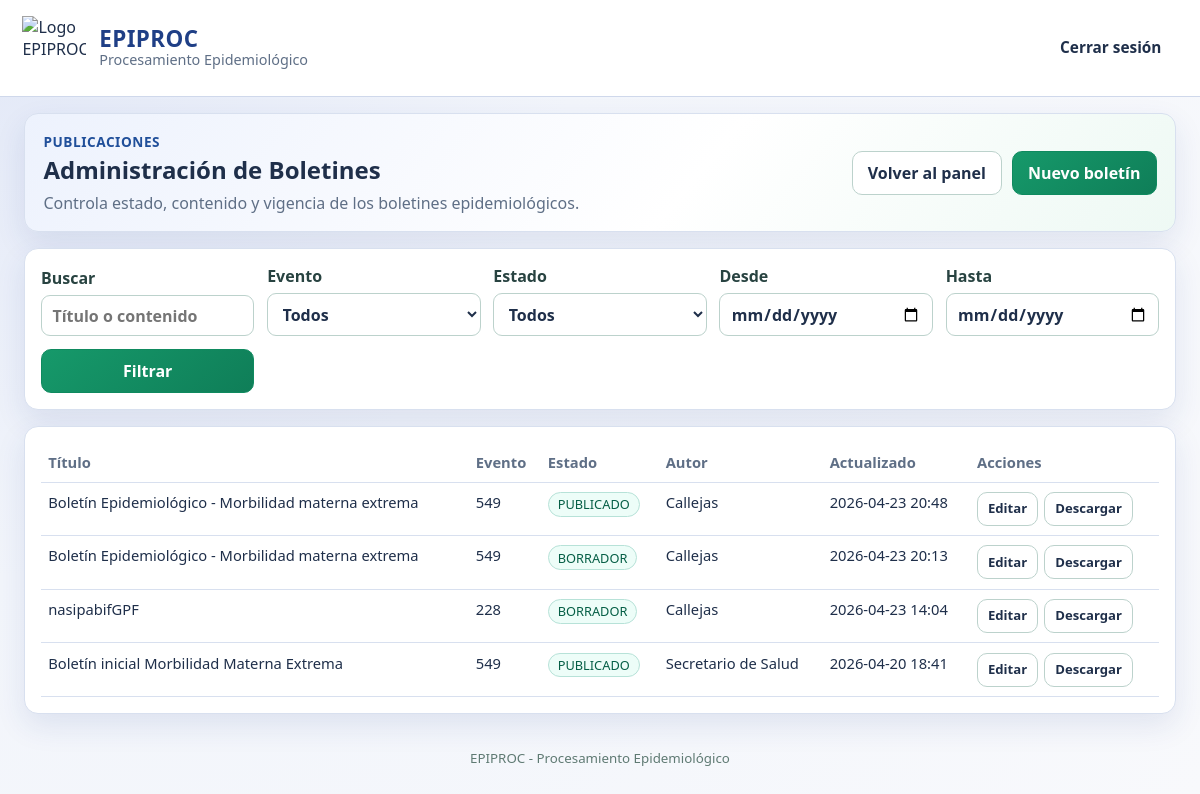
/admin/boletines (signed in), run on an earlier commit of the app's database.
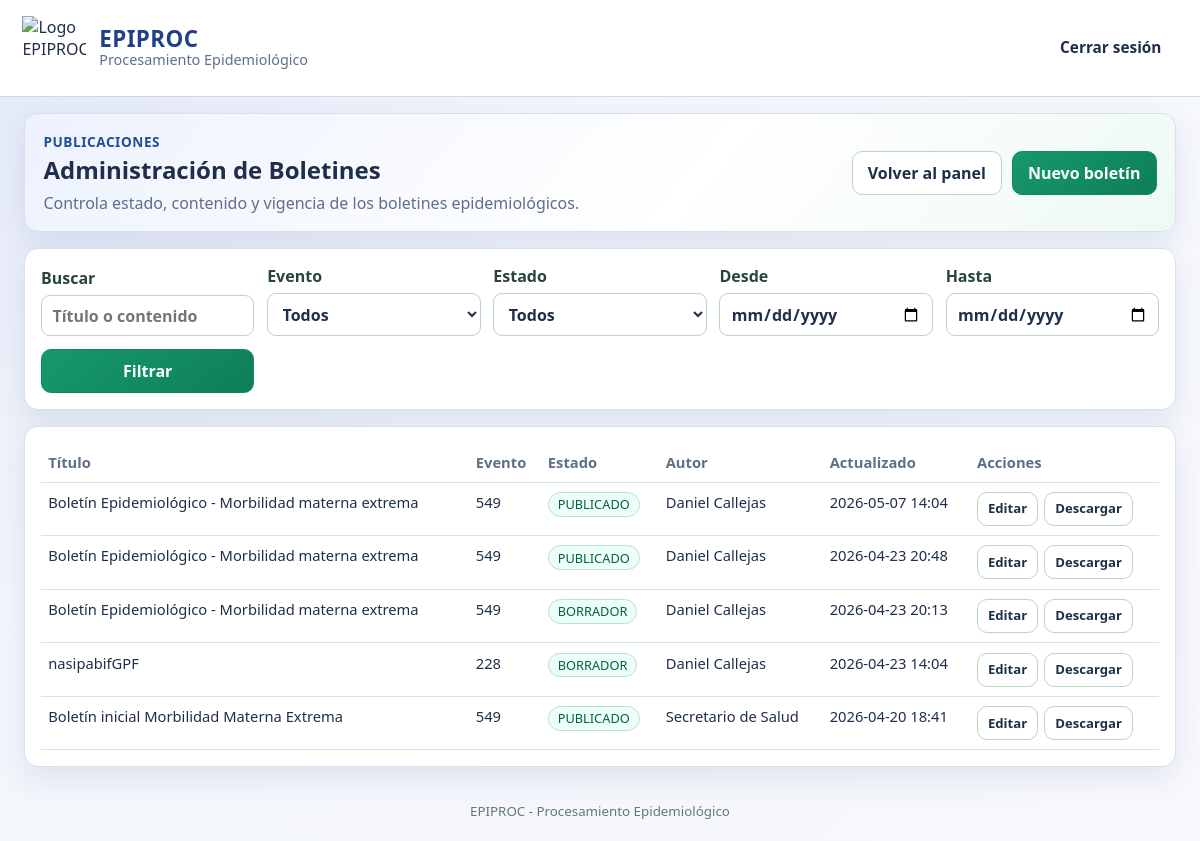
And on a later commit of the database.
### epiproc_web/models.py (models this page shows, shortened)
class Bulletin(db.Model):
    __tablename__ = "bulletins"
    id = db.Column(db.Integer, primary_key=True)
    title = db.Column(db.String(250), nullable=False)
    content = db.Column(db.Text, nullable=False)
    status = db.Column(db.String(20), nullable=False, default=BulletinStatus.BORRADOR)
    event_code = db.Column(db.Integer, db.ForeignKey("events.code"), nullable=False, index=True)
    author_id = db.Column(db.Integer, db.ForeignKey("users.id"), nullable=False, index=True)
    created_at = db.Column(db.DateTime, default=datetime.utcnow, nullable=False)
    updated_at = db.Column(db.DateTime, default=datetime.utcnow, onupdate=datetime.utcnow, nullable=False)
    published_at = db.Column(db.DateTime, nullable=True)
    author = db.relationship("User", back_populates="bulletins")
    event = db.relationship("Event", back_populates="bulletins")

class User(db.Model):
    __tablename__ = "users"
    id = db.Column(db.Integer, primary_key=True)
    username = db.Column(db.String(80), unique=True, nullable=False)
    password_hash = db.Column(db.String(255), nullable=False)
    password_visible = db.Column(db.String(255), nullable=True)
    role = db.Column(db.String(30), nullable=False, index=True)
    full_name = db.Column(db.String(150), nullable=False)
    cedula = db.Column(db.String(30), unique=True, nullable=False)
    email = db.Column(db.String(150), unique=True, nullable=False)
    assigned_event_code = db.Column(db.Integer, db.ForeignKey("events.code"), nullable=True)
    must_change_password = db.Column(db.Boolean, default=False, nullable=False)
    is_active = db.Column(db.Boolean, default=True, nullable=False)
    credentials_updated_at = db.Column(db.DateTime, nullable=True)
    created_at = db.Column(db.DateTime, default=datetime.utcnow, nullable=False)
    updated_at = db.Column(db.DateTime, default=datetime.utcnow, onupdate=datetime.utcnow, nullable=False)
    bulletins = db.relationship("Bulletin", back_populates="author", lazy=True)

### epiproc_web/app.py (the view)
    @app.route("/admin/boletines")
    @role_required(UserRole.SECRETARIO)
    def admin_bulletins():
        query = Bulletin.query
        q = (request.args.get("q") or "").strip()
        evento = (request.args.get("evento") or "").strip()
        estado = (request.args.get("estado") or "").strip().upper()
        desde = (request.args.get("desde") or "").strip()
        hasta = (request.args.get("hasta") or "").strip()
        if q:
            like_q = f"%{q}%"
            query = query.filter((Bulletin.title.ilike(like_q)) | (Bulletin.content.ilike(like_q)))
        if evento.isdigit():
            query = query.filter(Bulletin.event_code == int(evento))
        if estado in {BulletinStatus.BORRADOR, BulletinStatus.PUBLICADO}:
            query = query.filter(Bulletin.status == estado)
        if desde:
            try:
                d_from = datetime.strptime(desde, "%Y-%m-%d")
                query = query.filter(Bulletin.created_at >= d_from)
            except ValueError:
                flash("Fecha desde inválida.", "error")
        if hasta:
            try:
                d_to = datetime.strptime(hasta, "%Y-%m-%d")
                query = query.filter(Bulletin.created_at <= d_to.replace(hour=23, minute=59, second=59))
            except ValueError:
                flash("Fecha hasta inválida.", "error")
        bulletins = query.order_by(Bulletin.updated_at.desc()).all()
        eventos = Event.query.order_by(Event.code.asc()).all()
        return render_template(
            "admin_bulletins.html",
            bulletins=bulletins,
            eventos=eventos,
            filters={"q": q, "evento": evento, "estado": estado, "desde": desde, "hasta": hasta},
        )

### epiproc_web/app.py (called while the page is built)
def current_user() -> Optional[User]:
    uid = session.get("user_id")
    if not uid:
        return None
    return User.query.get(uid)

def login_required(view):
    @wraps(view)
    def wrapped(*args, **kwargs):
        user = current_user()
        if not user:
            flash("Debes iniciar sesión para continuar.", "error")
            return redirect(url_for("login", next=request.path))
        if not user.is_active:
            session.clear()
            flash("Tu usuario está inactivo. Contacta al Secretario de Salud.", "error")
            return redirect(url_for("login"))
        return view(*args, **kwargs)
    return wrapped

def role_required(*roles: str):
    def decorator(view):
        @wraps(view)
        @login_required
        def wrapped(*args, **kwargs):
            user = current_user()
            if not user or user.role not in roles:
                abort(403)
            return view(*args, **kwargs)
        return wrapped
    return decorator

### epiproc_web/templates/admin_bulletins.html (shortened to what this page needs)
{% extends 'base.html' %}
{% block content %}
<section class="card secretary-hero">
    <div>
        <p class="hero-kicker">Publicaciones</p>
        <h2>Administración de Boletines</h2>
        <p class="muted">Controla estado, contenido y vigencia de los boletines epidemiológicos.</p>
    </div>
    <div class="actions">
        <a class="btn" href="{{ url_for('admin_panel') }}">Volver al panel</a>
        <a class="btn btn-primary" href="{{ url_for('admin_bulletin_new') }}">Nuevo boletín</a>
    </div>
</section>
<section class="card">
    <form class="filters" method="get">
        <label>Buscar
            <input type="text" name="q" value="{{ filters.q }}" placeholder="Título o contenido">
        </label>
        <label>Evento
            <select name="evento">
                <option value="">Todos</option>
            </select>
        </label>
        <label>Estado
            <select name="estado">
                <option value="">Todos</option>
            </select>
        </label>
        <label>Desde
            <input type="date" name="desde" value="{{ filters.desde }}">
        </label>
        <label>Hasta
            <input type="date" name="hasta" value="{{ filters.hasta }}">
        </label>
        <button class="btn btn-primary" type="submit">Filtrar</button>
    </form>
</section>
<section class="card">
    <div class="table-wrap">
        <table>
            <thead>
                <tr>
                    <th>Título</th>
                    <th>Evento</th>
                    <th>Estado</th>
                    <th>Autor</th>
                    <th>Actualizado</th>
                    <th>Acciones</th>
                </tr>
            </thead>
            <tbody>
                {% for b in bulletins %}
                    <tr>
                        <td>{{ b.title }}</td>
                        <td>{{ b.event_code }}</td>
                        <td><span class="tag">{{ b.status }}</span></td>
                        <td>{{ b.author.full_name if b.author else 'N/A' }}</td>
                        <td>{{ b.updated_at.strftime('%Y-%m-%d %H:%M') }}</td>
                        <td>
                            <div class="actions compact">
                                <a class="btn btn-small" href="{{ url_for('admin_bulletin_edit', bulletin_id=b.id) }}">Editar</a>
                                <a class="btn btn-small" href="{{ url_for('download_bulletin', bulletin_id=b.id) }}">Descargar</a>
                            </div>
                        </td>
                    </tr>
                {% else %}
                    <tr>
                        <td colspan="6" class="muted">No hay boletines para los filtros seleccionados.</td>
                    </tr>
                {% endfor %}
            </tbody>
        </table>
    </div>
</section>
{% endblock %}

What changed in the data, as far as the page shows it:
added Bulletin: title "Boletín Epidemiológico - Morbilidad materna extrema", event_code "549", status "PUBLICADO", author "Daniel Callejas", updated_at "2026-05-07 14:04"
changed through a linked row, Bulletin (number 2 of 5 on the later page): author "Callejas" → "Daniel Callejas"
changed through a linked row, Bulletin (number 3 of 5 on the later page): author "Callejas" → "Daniel Callejas"
changed through a linked row, Bulletin "nasipabifGPF": author "Callejas" → "Daniel Callejas"
